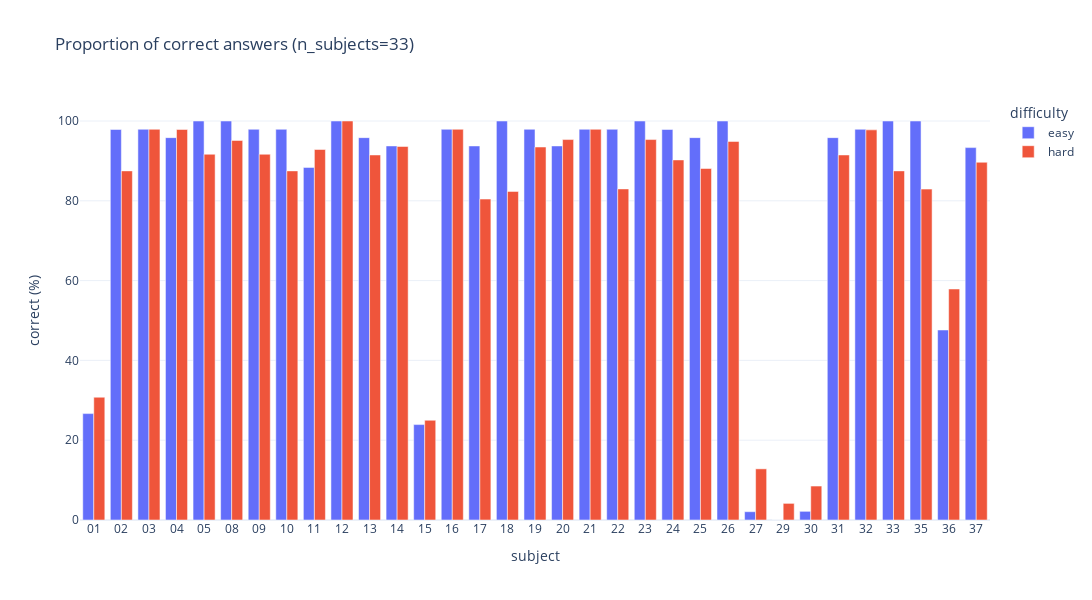

Notebook source saved alongside this figure:
### Code cell
df_simple_prop = df_correct_prop.copy()
df_simple_prop.replace({'HID-Sub-0': ''}, inplace=True, regex=True)

px.bar(df_simple_prop, x='subject', y='correct (%)', color='difficulty', title=f'Proportion of correct answers (n_subjects={n_subjects})',
       template='plotly_white', width=1400, height=600, barmode='group')

### Figure 1 — Plotly figure (JSON) as saved in the notebook; plotly's stock layout.template omitted (floating-point values rounded to 4 significant figures)
{"data": [{"alignmentgroup": "True", "hovertemplate": "difficulty=easy<br>subject=%{x}<br>correct (%)=%{y}<extra></extra>", "legendgroup": "easy", "marker": {"color": "#636efa"}, "name": "easy", "offsetgroup": "easy", "orientation": "v", "showlegend": true, "textposition": "auto", "type": "bar", "x": ["01", "02", "03", "04", "05", "08", "09", "10", "11", "12", "13", "14", "15", "16", "17", "18", "19", "20", "21", "22", "23", "24", "25", "26", "27", "29", "30", "31", "32", "33", "35", "36", "37"], "xaxis": "x", "y": [26.67, 97.87, 97.92, 95.83, 100, 100, 97.92, 97.92, 88.37, 100, 95.83, 93.75, 23.91, 97.92, 93.75, 100, 97.92, 93.75, 97.92, 97.92, 100, 97.87, 95.83, 100, 2.083, 0, 2.174, 95.83, 97.92, 100, 100, 47.62, 93.33], "yaxis": "y"}, {"alignmentgroup": "True", "hovertemplate": "difficulty=hard<br>subject=%{x}<br>correct (%)=%{y}<extra></extra>", "legendgroup": "hard", "marker": {"color": "#EF553B"}, "name": "hard", "offsetgroup": "hard", "orientation": "v", "showlegend": true, "textposition": "auto", "type": "bar", "x": ["01", "02", "03", "04", "05", "08", "09", "10", "11", "12", "13", "14", "15", "16", "17", "18", "19", "20", "21", "22", "23", "24", "25", "26", "27", "29", "30", "31", "32", "33", "35", "36", "37"], "xaxis": "x", "y": [30.77, 87.5, 97.92, 97.87, 91.67, 95.12, 91.67, 87.5, 92.86, 100, 91.49, 93.62, 25, 97.92, 80.43, 82.35, 93.48, 95.35, 97.92, 82.98, 95.35, 90.24, 88.1, 94.87, 12.82, 4.167, 8.511, 91.49, 97.78, 87.5, 82.93, 57.89, 89.66], "yaxis": "y"}], "layout": {"barmode": "group", "height": 600, "legend": {"title": {"text": "difficulty"}, "tracegroupgap": 0}, "title": {"text": "Proportion of correct answers (n_subjects=33)"}, "width": 1400, "xaxis": {"anchor": "y", "autorange": true, "domain": [0, 1], "range": [-0.5, 32.5], "title": {"text": "subject"}, "type": "category"}, "yaxis": {"anchor": "x", "autorange": true, "domain": [0, 1], "range": [0, 105.3], "title": {"text": "correct (%)"}, "type": "linear"}}}
